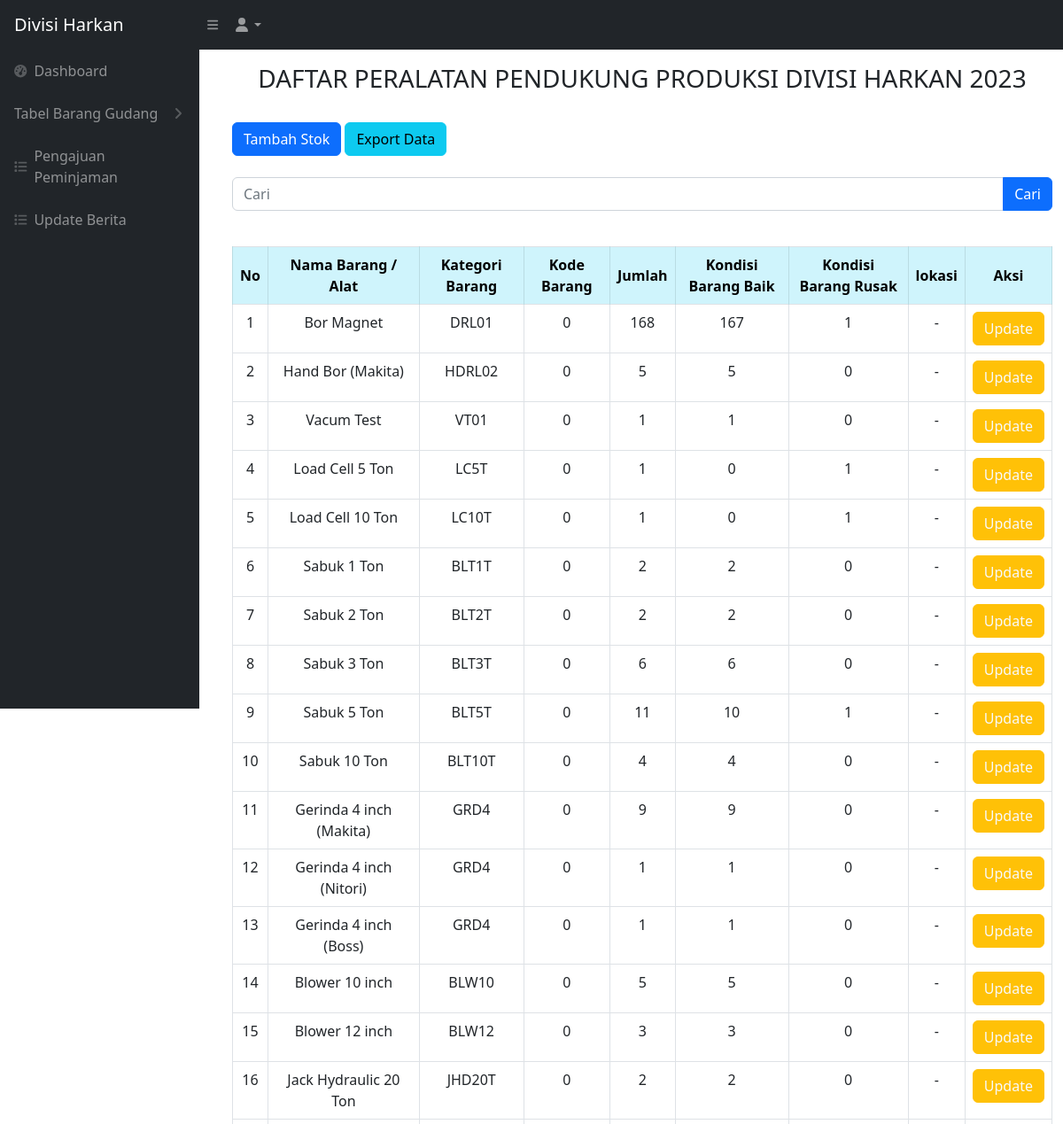
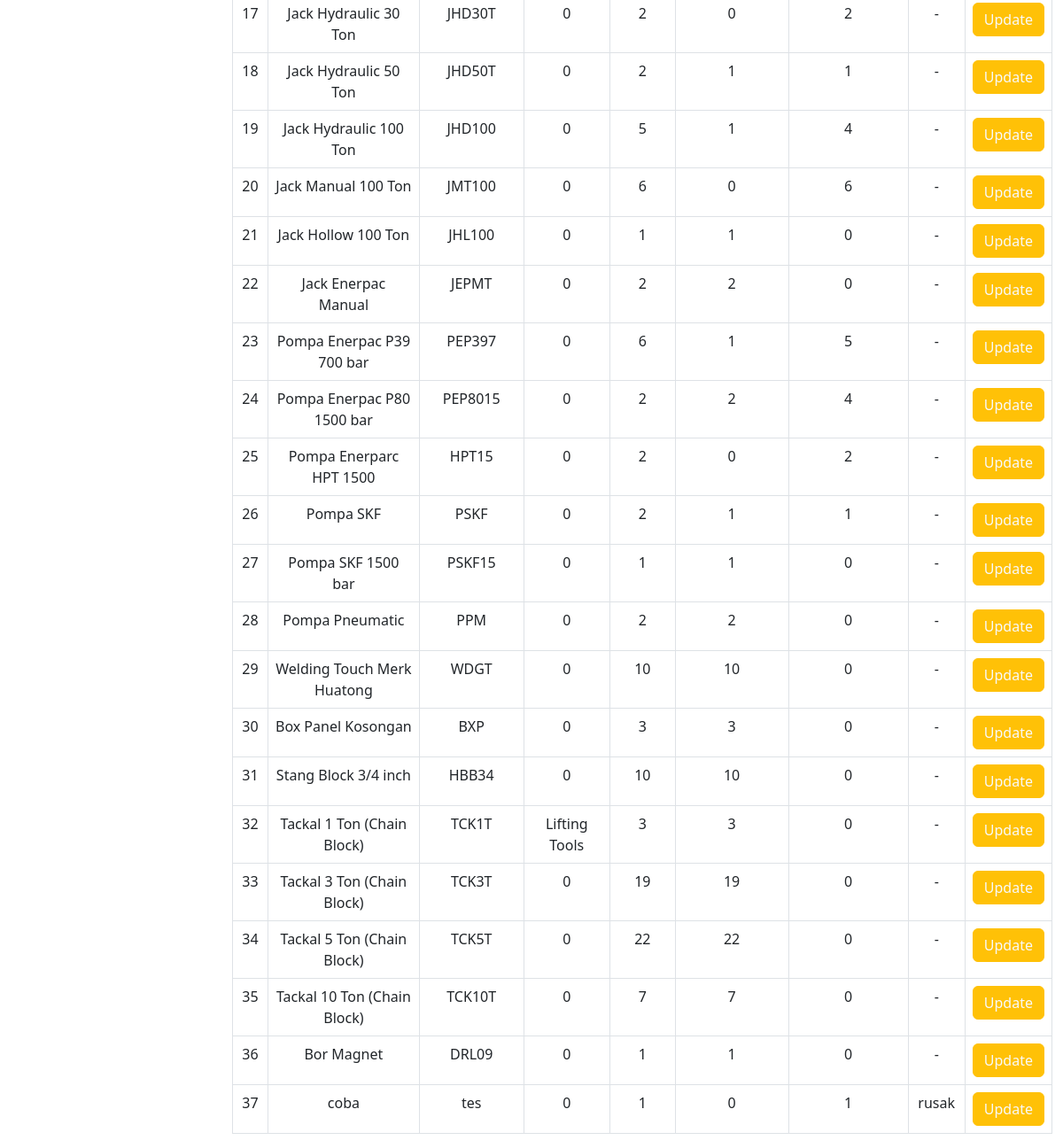
Page /user/user_alat_produksi.php (signed in) on the earlier database version (2 pictures, top to bottom).
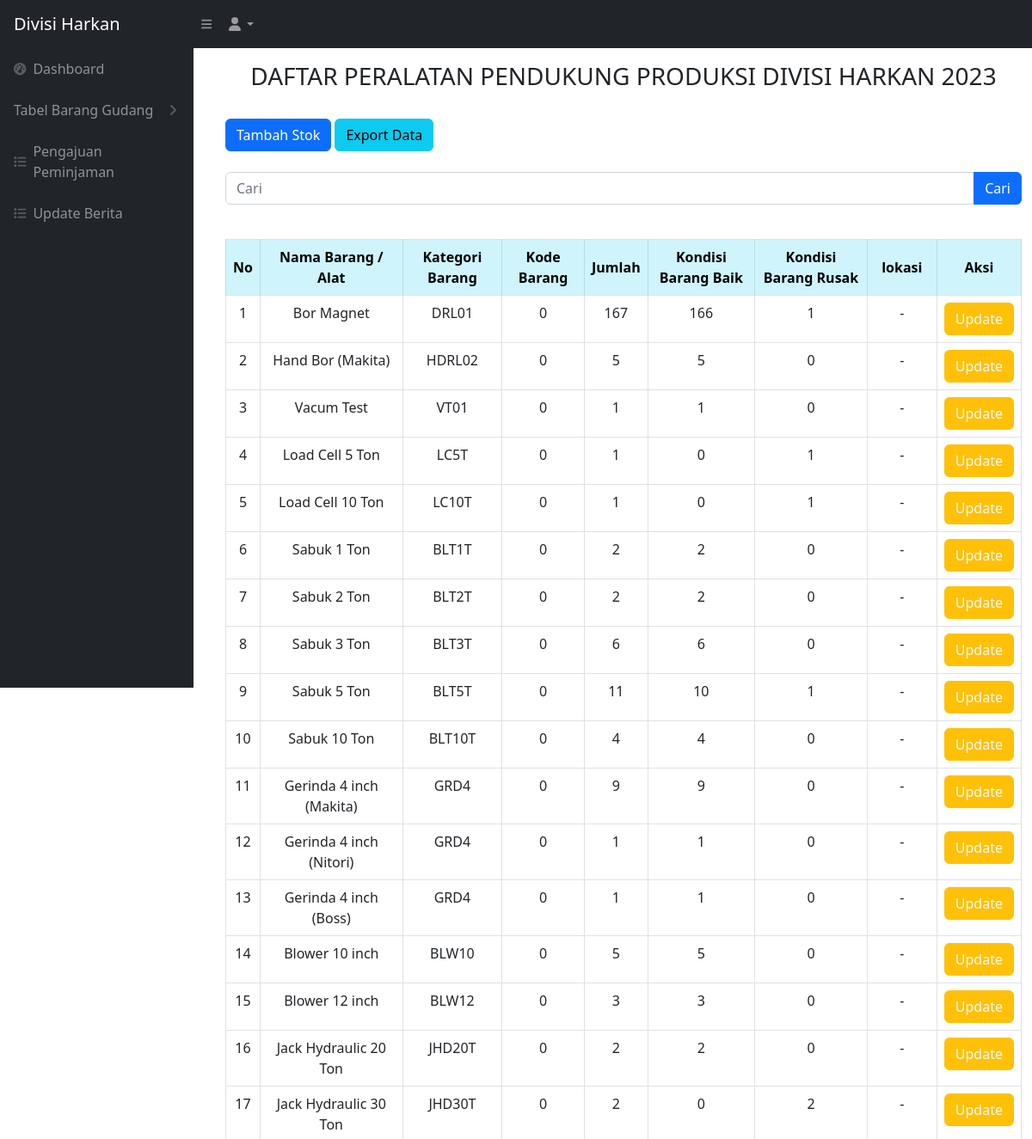
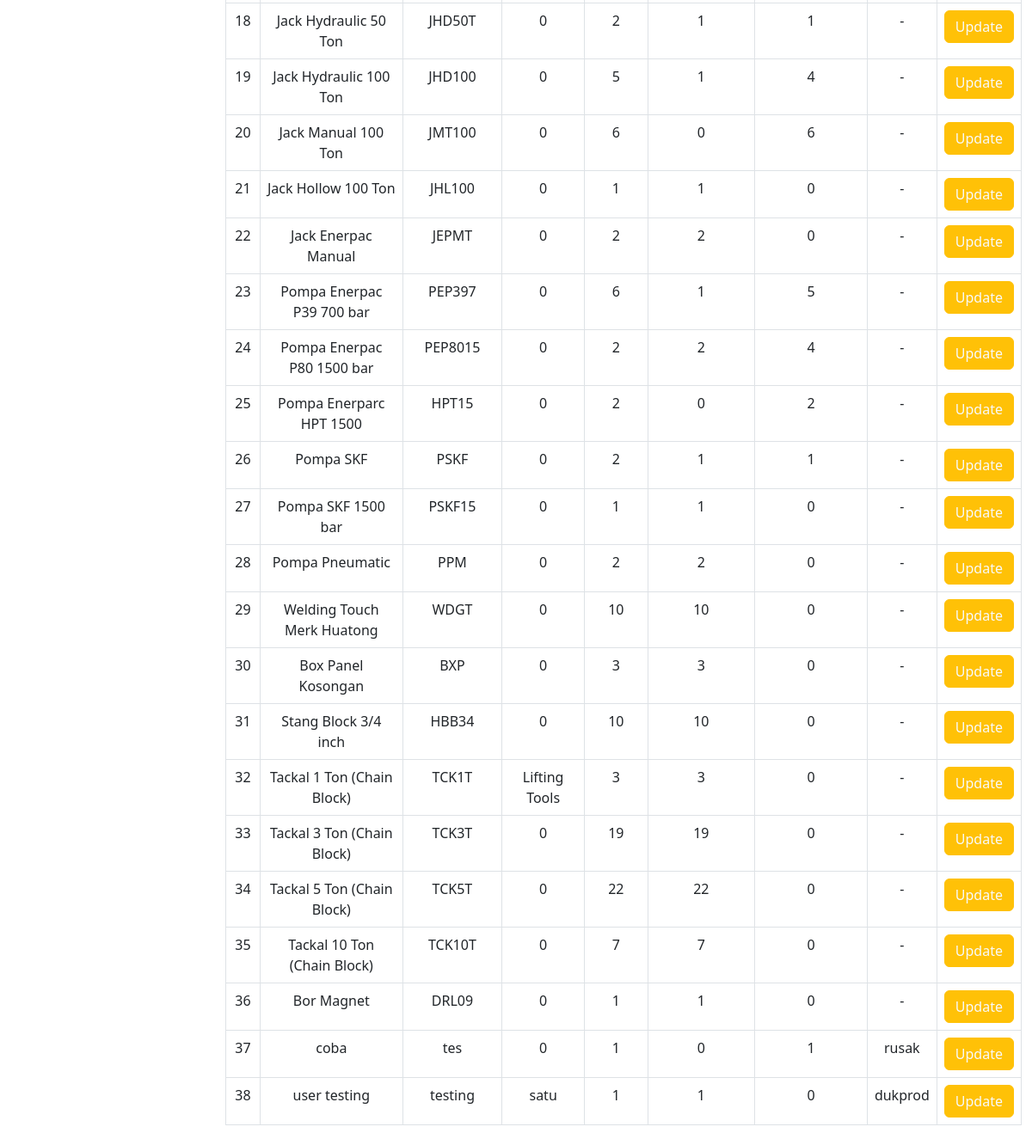
Same page on the later database version (2 pictures, top to bottom).
### tables this page shows
CREATE TABLE `alat_produksi` (
  `idbarang` int NOT NULL,
  `namabarang` varchar(512) NOT NULL,
  `kodebarang` varchar(100) NOT NULL,
  `kategoribarang` varchar(512) NOT NULL,
  `jumlah` int NOT NULL,
  `baik` int NOT NULL,
  `rusak` int NOT NULL,
  `lokasi` varchar(512) NOT NULL,
  `kategori_id` int NOT NULL
);

### user/user_alat_produksi.php (the view, shortened to what this page needs)
<?php
require '../controller/koneksi.php';
$query = "SELECT * FROM alat_produksi";
?>
<!DOCTYPE html>
<html lang="en">
<head>
    <link href="../css/styles.css" rel="stylesheet" />
</head>
<?php include 'user_sidebar.php' ?>
<br>
<br>
<body>
    <main id="main-content" class="<?= isset($_GET['sidebarClosed']) ? '' : 'main-with-sidebar' ?>">
        <div class="container-fluid px-4">
            <h3 class="mt-4 text-center">DAFTAR PERALATAN PENDUKUNG PRODUKSI DIVISI HARKAN 2023</h3>
        </div>
        <br>
        <div class="container -fluid">
            <div class="card-mb-4">
                <button type="button" class="btn btn-primary" data-bs-toggle="modal" data-bs-target="#myModal">
                    Tambah Stok
                </button>
                <a href="../export.php" class="btn btn-info">Export Data</a>
                <br>
                <br>
                <form action="user_alat_produksi.php" method="GET">
                    <div class="input-group mb-3">
                        <input type="text" value="" class="form-control" placeholder="Cari" name="cari">
                        <button typ="submit" class="btn btn-primary">Cari</button>
                    </div>
                </form>
                <br>
                <div class="card-body">
                    <div class="table table-responsive">
                        <table class="table table-bordered" id="dataTable" width="100" cellspacing="0">
                            <thead>
                                <tr>
                                    <th class="table-info text-center align-middle">No</th>
                                    <th class="table-info text-center align-middle">Nama Barang / Alat</th>
                                    <th class="table-info text-center align-middle">Kategori Barang</th>
                                    <th class="table-info text-center align-middle">Kode Barang</th>
                                    <th class="table-info text-center align-middle">Jumlah</th>
                                    <th class="table-info text-center align-middle">Kondisi Barang Baik</th>
                                    <th class="table-info text-center align-middle">Kondisi Barang Rusak</th>
                                    <th class="table-info text-center align-middle">lokasi</th>
                                    <th class="table-info text-center align-middle">Aksi</th>
                                </tr>
                            </thead>
                            <tbody>
                                <?php
                                $i = 1;
                                $ambilsemuadatabarang = mysqli_query($conn, $query);
                                while ($data = mysqli_fetch_array($ambilsemuadatabarang)) {
                                    $namabarang = $data['namabarang'];
                                    $kodebarang = $data['kodebarang'];
                                    $kategoribarang = $data['kategoribarang'];
                                    $jumlah = $data['jumlah'];
                                    $barangbaik = $data['baik'];
                                    $barangrusak = $data['rusak'];
                                    $lokasi = $data['lokasi'];
                                    $idb = $data['idbarang'];
                                ?>
                                    <tr>
                                        <td style="text-align: center;"><?= $i++ ?></td>
                                        <td style="text-align: center;"><?= $namabarang ?></td>
                                        <td style="text-align: center;"><?= $kodebarang ?></td>
                                        <td style="text-align: center;"><?= $kategoribarang ?></td>
                                        <td style="text-align: center;"><?= $jumlah ?></td>
                                        <td style="text-align: center;"><?= $barangbaik ?></td>
                                        <td style="text-align: center;"><?= $barangrusak ?></td>
                                        <td style="text-align: center;"><?= $lokasi ?></td>
                                        <td style="text-align: center;">
                                            <button type="button" class="btn btn-warning text-light" data-bs-toggle="modal" data-bs-target="#edit<?= $idb; ?>">
                                                Update
                                            </button>
                                        </td>
                                    </tr>
                                <?php
                                };
                                ?>
                            </tbody>
                        </table>
    </main>
</body>
</html>

Differences in the rows shown:
changed alat_produksi "DRL01": jumlah "168" → "167"; baik "167" → "166"
added alat_produksi: namabarang "user testing", kodebarang "testing", kategoribarang "satu", jumlah "1", baik "1", rusak "0", lokasi "dukprod"
